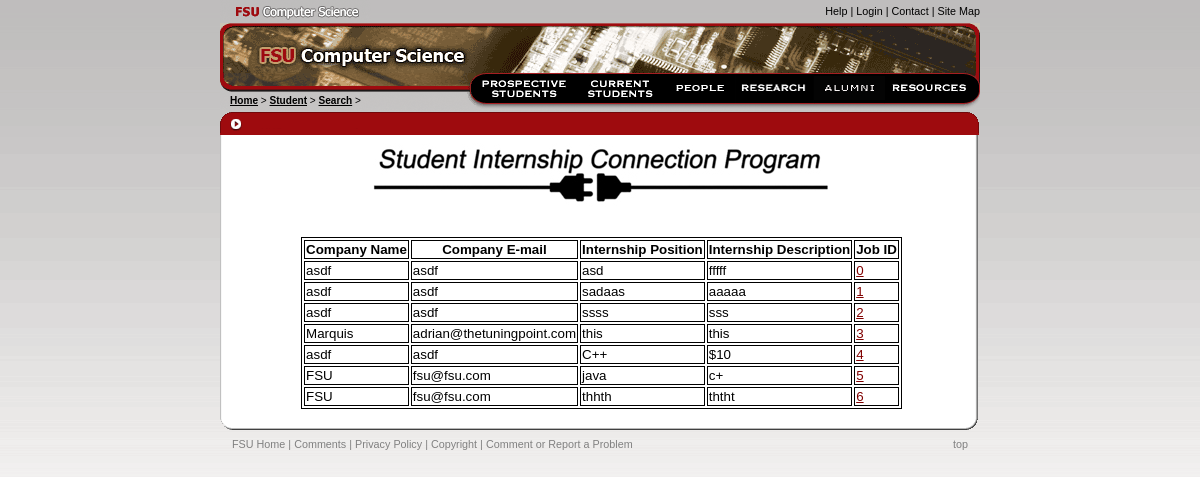
The page /Student/Search on the database its author committed.
### tables this page shows
CREATE TABLE `Job` (
	`jobid`	INTEGER NOT NULL PRIMARY KEY AUTOINCREMENT,
	`job_type`	TEXT NOT NULL,
	`job_description`	TEXT NOT NULL,
	`cid`	INTEGER,
	FOREIGN KEY(`cid`) REFERENCES Companies
);

CREATE TABLE Companies (name text, password text, cid int primary key, active integer, email text);

### web_page.py (the view)
@app.route('/Student/Search', methods=['GET', 'POST'])
def studentSearch():
	table = []
	if request.method == 'POST':
		return render_template('studentsearch.html')
	else:
		table = adb.view_jobs()
		print table
		return render_template('studentsearch.html', table=table)

### database/__init__.py (called while the page is built)
def view_jobs():
	conn = sqlite3.connect(DBNAME)
	c = conn.cursor()
	c.execute('SELECT name, email, job_type, job_description, jobid FROM Companies, Job WHERE Companies.cid = Job.cid')
	rows = c.fetchall()
	print rows
	conn.commit()
	conn.close()
	return rows

### web_page.py (called while the page is built)
@app.teardown_appcontext
def close_connection(exception):
    db = getattr(g, '_database', None)
    if db is not None:
        db.close()

### templates/studentsearch.html (shortened to what this page needs)
<!DOCTYPE html
PUBLIC "-//W3C//DTD XHTML 1.0 Transitional//EN"
"http://www.w3.org/TR/xhtml1/DTD/xhtml1-transitional.dtd">
<html xmlns="http://www.w3.org/1999/xhtml">
<head>
</head>
<body onload="preloadImages();">
<div id="main">
<div id="header">
  <div id="cslogo"><a href="http://www.cs.fsu.edu/index.php"><img name="cs_mini" src="../static/images/cs_mini.gif" width="151" height="23" border="0" alt="FSU Computer Science" /></a></div>
<div id="minilinks"><a href="https://www.cs.fsu.edu/site/help.php">Help</a> |
    <a href="https://www.cs.fsu.edu/admin/login.php">Login</a>
   | <a href="https://www.cs.fsu.edu/site/contact.php">Contact</a> | <a href="https://www.cs.fsu.edu/site/sitemap.php">Site Map</a></div>
</div>
<h1><img src="../static/images/cs.gif" width="760" height="50" alt="FSU Computer Science" /></h1>
<div>
  <div id="linksLeft">
     <div>
<a href="/SCIP">Home</a> &gt;
	<a href="/Student/Home">Student</a> &gt;
   	<a href="/Student/Search">Search</a> &gt;
</div>
  </div>
  <div id="mainnav">
<ul>
  <li>
    <a href="http://www.cs.fsu.edu/prospective/" onmouseover="changeImages('prospective_link', 'prospective_link-over.gif'); return true;" onmouseout="changeImages('prospective_link', 'prospective_link.gif'); return true;">
      <img border="0" name="prospective_link" src="../static/images/prospective_link.gif" alt="Prospective Students"/>
    </a>
  </li>
  <li>
    <a href="http://www.cs.fsu.edu/current/" onmouseover="changeImages('current_link', 'current_link-over.gif'); return true;" onmouseout="changeImages('current_link', 'current_link.gif'); return true;">
      <img border="0" name="current_link" src="../static/images/current_link.gif" alt="Current Students"/>
    </a>
  </li>
  <li>
    <a href="http://www.cs.fsu.edu/faculty/" onmouseover="changeImages('faculty_link', 'faculty_link-over.gif'); return true;" onmouseout="changeImages('faculty_link', 'faculty_link.gif'); return true;">
      <img border="0" name="faculty_link" src="../static/images/faculty_link.gif" alt="People"/>
    </a>
  </li>
  <li>
    <a href="http://www.cs.fsu.edu/research/" onmouseover="changeImages('research_link', 'research_link-over.gif'); return true;" onmouseout="changeImages('research_link', 'research_link.gif'); return true;">
      <img border="0" name="research_link" src="../static/images/research_link.gif" alt="Research"/>
    </a>
  </li>
  <li>
    <a href="http://www.cs.fsu.edu/faculty/alumni/" onmouseover="changeImages('alumni_link', 'alumni_link-over.gif'); return true;" onmouseout="changeImages('alumni_link', 'alumni_link.gif'); return true;">
      <img border="0" name="alumni_link" src="../static/images/alumni_link.gif" alt="Alumni"/>
    </a>
  </li>
  <li>
    <a href="http://www.cs.fsu.edu/resources/" onmouseover="changeImages('resources_link', 'resources_link-over.gif'); return true;" onmouseout="changeImages('resources_link', 'resources_link.gif'); return true;">
      <img border="0" name="resources_link" src="../static/resources_link.gif" alt="Resources &amp; Forms"/>
    </a>
  </li>
</ul>
  </div>
  <div id="links-right"></div>
  <div id="links-margin"></div>
</div>
<div id="body_list">
	<div><img src="../static/images/blank_list.gif" alt="Current Students" /></div>
 	<div id="body-main_list" style="padding-right: 4px;">
    <img src="../static/images/SICP_main.jpg" alt="logo"  />
  		<p style="margin-top: 0; font-size: 100%;">&nbsp;</p>
			<center><table>
					  <tr>
						<th>Company Name</th>
						<th>Company E-mail</th>
						<th>Internship Position</th>
						<th>Internship Description</th>
            <th>Job ID</th>
					  </tr>
                    {% for row in table %}
                      <tr>
						<td>{{row[0]}}</td>
						<td>{{row[1]}}</td>
						<td>{{row[2]}}</td>
						<td>{{row[3]}}</td>
            <td><a href="/Student/Search/{{row[4]}}">{{row[4]}}</a></td>
                      </tr>
                    {% endfor %}
                </table></center>
        </div>
        <div id="body-bottom_list"></div>
        </div>
  <div id="footer">
    <div id="foot-lcolumn">
      <a href="http://www.fsu.edu/">FSU Home</a> |
      <a href="http://www.fsu.edu/misc/comments.shtml">Comments</a> |
      <a href="http://www.fsu.edu/misc/policy.html">Privacy Policy</a> |
      <a href="http://www.fsu.edu/misc/copyright.shtml">Copyright</a> |
      <a href="https://www.cs.fsu.edu/site/feedback.php?referrer=/current/">Comment or Report a Problem</a>
      </div>
    <div id="foot-rcolumn"><a href="#top">top</a>
    </div>
</div>
</body>
</html>

### static/css/global.css (style rules this page uses)
BODY { background-image: url('../images/bg.gif'); background-repeat: repeat-x; margin: 0; padding: 0; text-align: center; font-family: tahoma, sans-serif; font-size: 90%; }
H1 { font-size: 120%; padding: 0; margin: 0; clear: both; }
UL { padding: 0px 0 3px 0; margin: 0 0 0 10px; list-style: none none outside; }
LI A { font-weight: bold; }
UL LI { background: url('../images/bullet.gif') no-repeat 0 0.6em; margin: 0 10px 0px 0; padding: 0 0 2px 10px ; }
A { color: maroon; }
IMG { display: block; padding: 0; margin-top: 0; margin-right: auto; margin-left: auto; margin-bottom: 0; }
#main { font-family: tahoma, sans-serif; margin: 0 auto; text-align: left; width: 760px; }
#header { color: black; height: 23px; font-size: 75%; text-align: left; }
#cslogo { float: left; }
#header A { color: black; text-decoration: none; }
#minilinks { float: right; text-align: right; padding-top: 5px; }
#mainnav { float: left; }
#mainnav UL { list-style-type: none; padding: 0; margin: 0; float: left; }
#mainnav LI { background-image: none; float: left; margin: 0; padding: 0; }
#links-right { background-image: url(../images/links_right.gif); width: 9px; height: 31px; float: left; }
#footer { padding-top: 8px; padding-right: 12px; padding-left: 12px; padding-bottom: 0; margin: 0 0 24px 0; color: gray; font-size: 75%; }
#footer A { color: gray; text-decoration: none; }
#foot-lcolumn { float: left; }
#foot-rcolumn { float: right; }

### static/css/page.css (style rules this page uses)
table, th, td { font-family : Arial,Helvetica,Times; font-size : 10pt; color : black; border: 1px solid black; }
#linksLeft { background-image: url('../images/links_left.gif'); width: 256px; height: 39px; padding: 0 0 0 0; margin: 0; vertical-align: bottom; font-size: 70%; float: left; overflow: hidden; }
#linksLeft DIV { padding: 22px 0 0 10px; margin: 0; float: left; }
#linksLeft A { color: black; font-weight: bold; }
#body-main_list, .body-main_list { background-image: url('../images/body_bg_list.gif'); background-repeat: repeat-y; padding: 0 7px 10px 7px; margin: 0; font-size: 75%; }
#body-bottom_list, .body-bottom_list { margin: 0; padding: 0; background-image: url('../images/body_bottom_list.gif'); height: 11px; font-size: 1px; }
#links-margin { background-image: url('../images/body_margin.gif'); background-repeat: no-repeat; width: 500px; height: 8px; font-size: 1px; float: left; }

### templates/studentsearch.html (style rules this page uses)
table, th, td { border: 1px solid black; }

### rows shown on the page
Job: name "asdf", email "asdf", job_type "asd", job_description "fffff", jobid "0"
Job: name "asdf", email "asdf", job_type "sadaas", job_description "aaaaa", jobid "1"
Job: name "asdf", email "asdf", job_type "ssss", job_description "sss", jobid "2"
Job: name "Marquis", email "adrian@thetuningpoint.com", job_type "this", job_description "this", jobid "3"
Job: name "asdf", email "asdf", job_type "C++", job_description "$10", jobid "4"
Job: name "FSU", email "fsu@fsu.com", job_type "java", job_description "c+", jobid "5"
Job: name "FSU", email "fsu@fsu.com", job_type "thhth", job_description "ththt", jobid "6"
